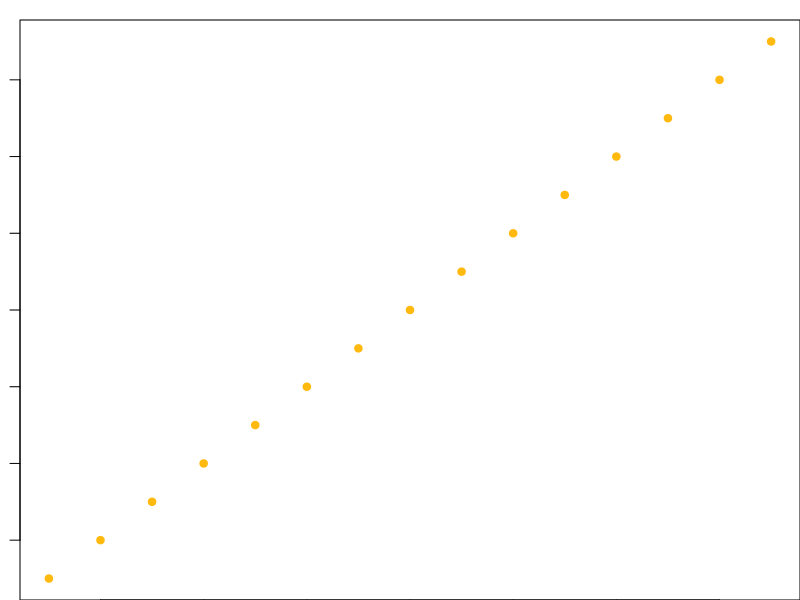

Write the R code that produced this figure.
## ---- chunk 1
p_traps <- function(p,traps){
  p * traps
}
# how many p-traps were thrown?:
total_p_traps_thrown <- p_traps(3,5)
## ---- chunk 2
#| echo: false
#| label: fig-np-traps
#| fig-cap: Too many p-traps thrown
#| fig-align: "center"
par(mar = c(0, 1, 1, 0))
plot(x = seq(1:total_p_traps_thrown), col = "darkgoldenrod1", 
     pch = 19,axes = TRUE, xlab = "", ylab = "")
